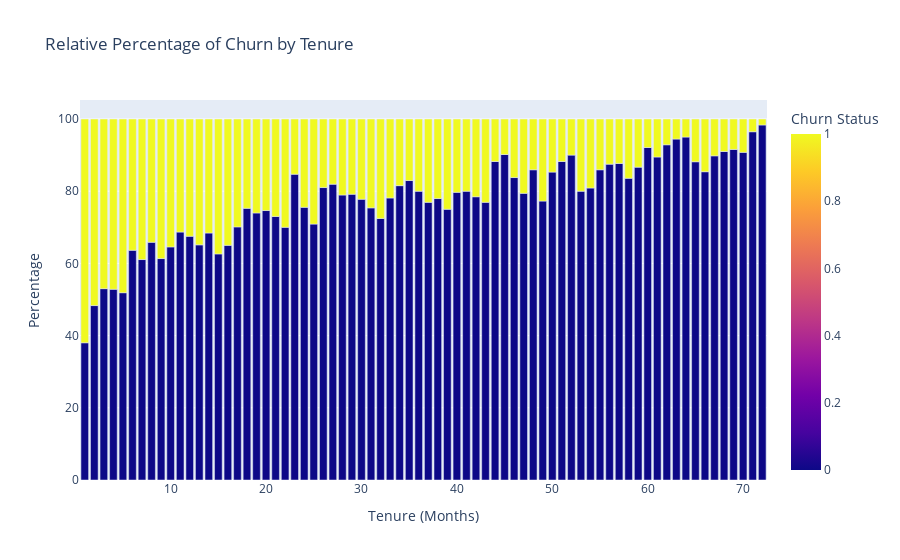

Notebook cell for this chart:
### Markdown cell above
4. EDA

### Code cell
percentage_df = df.groupby(['tenure_months', 'churn_label']).size().reset_index(name='count')
percentage_df['percentage'] = percentage_df.groupby('tenure_months')['count'].transform(lambda x: x / x.sum() * 100)
fig = px.bar(
    data_frame=percentage_df,
    x='tenure_months',
    y='percentage',
    color='churn_label',
    barmode='group',
    title='Relative Percentage of Churn by Tenure',
    labels={'tenure_months': 'Tenure (Months)', 'percentage': 'Percentage', 'churn_label': 'Churn Status'},
    color_discrete_sequence=px.colors.qualitative.Set1
)

fig.show()

### Figure 1 — Plotly figure (JSON) as saved in the notebook; plotly's stock layout.template omitted (floating-point values rounded to 4 significant figures; data arrays with more than 128 entries replaced by an {"elided": "..."} marker saying what was removed)
{"data": [{"alignmentgroup": "True", "hovertemplate": "Tenure (Months)=%{x}<br>Percentage=%{y}<br>Churn Status=%{marker.color}<extra></extra>", "legendgroup": "", "marker": {"color": {"elided": "144 int values"}, "coloraxis": "coloraxis", "pattern": {"shape": ""}}, "name": "", "offsetgroup": "", "orientation": "v", "showlegend": false, "textposition": "auto", "type": "bar", "x": {"elided": "144 int values"}, "xaxis": "x", "y": {"elided": "144 float values"}, "yaxis": "y"}], "layout": {"barmode": "group", "coloraxis": {"colorbar": {"title": {"text": "Churn Status"}}, "colorscale": [[0, "#0d0887"], [0.1111, "#46039f"], [0.2222, "#7201a8"], [0.3333, "#9c179e"], [0.4444, "#bd3786"], [0.5556, "#d8576b"], [0.6667, "#ed7953"], [0.7778, "#fb9f3a"], [0.8889, "#fdca26"], [1, "#f0f921"]]}, "legend": {"tracegroupgap": 0}, "title": {"text": "Relative Percentage of Churn by Tenure"}, "xaxis": {"anchor": "y", "domain": [0, 1], "title": {"text": "Tenure (Months)"}}, "yaxis": {"anchor": "x", "domain": [0, 1], "title": {"text": "Percentage"}}}}
